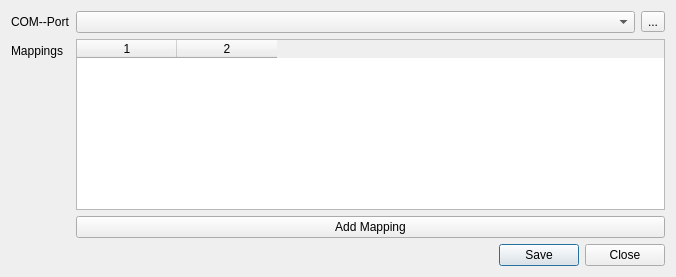
<?xml version="1.0" encoding="UTF-8"?>
<ui version="4.0">
 <class>MainWindow</class>
 <widget class="QMainWindow" name="MainWindow">
  <property name="geometry">
   <rect>
    <x>0</x>
    <y>0</y>
    <width>676</width>
    <height>277</height>
   </rect>
  </property>
  <property name="windowTitle">
   <string>MainWindow</string>
  </property>
  <widget class="QWidget" name="centralWidget">
   <layout class="QFormLayout" name="formLayout">
    <item row="1" column="0">
     <widget class="QLabel" name="label_2">
      <property name="text">
       <string>Mappings</string>
      </property>
     </widget>
    </item>
    <item row="1" column="1">
     <widget class="QTableWidget" name="tableWidget">
      <property name="columnCount">
       <number>2</number>
      </property>
      <column/>
      <column/>
     </widget>
    </item>
    <item row="3" column="1">
     <widget class="QDialogButtonBox" name="buttonBox">
      <property name="standardButtons">
       <set>QDialogButtonBox::Close|QDialogButtonBox::Save</set>
      </property>
     </widget>
    </item>
    <item row="2" column="1">
     <widget class="QPushButton" name="pushButton">
      <property name="text">
       <string>Add Mapping</string>
      </property>
     </widget>
    </item>
    <item row="0" column="1">
     <layout class="QHBoxLayout" name="horizontalLayout">
      <item>
       <widget class="QComboBox" name="comboBox"/>
      </item>
      <item>
       <widget class="QToolButton" name="toolButton">
        <property name="text">
         <string>...</string>
        </property>
        <property name="icon">
         <iconset resource="main.qrc">
          <normaloff>:/view-refresh.png</normaloff>:/view-refresh.png</iconset>
        </property>
       </widget>
      </item>
     </layout>
    </item>
    <item row="0" column="0">
     <widget class="QLabel" name="label">
      <property name="text">
       <string>COM--Port</string>
      </property>
     </widget>
    </item>
   </layout>
  </widget>
 </widget>
 <layoutdefault spacing="6" margin="11"/>
 <resources>
  <include location="main.qrc"/>
 </resources>
 <connections/>
</ui>
